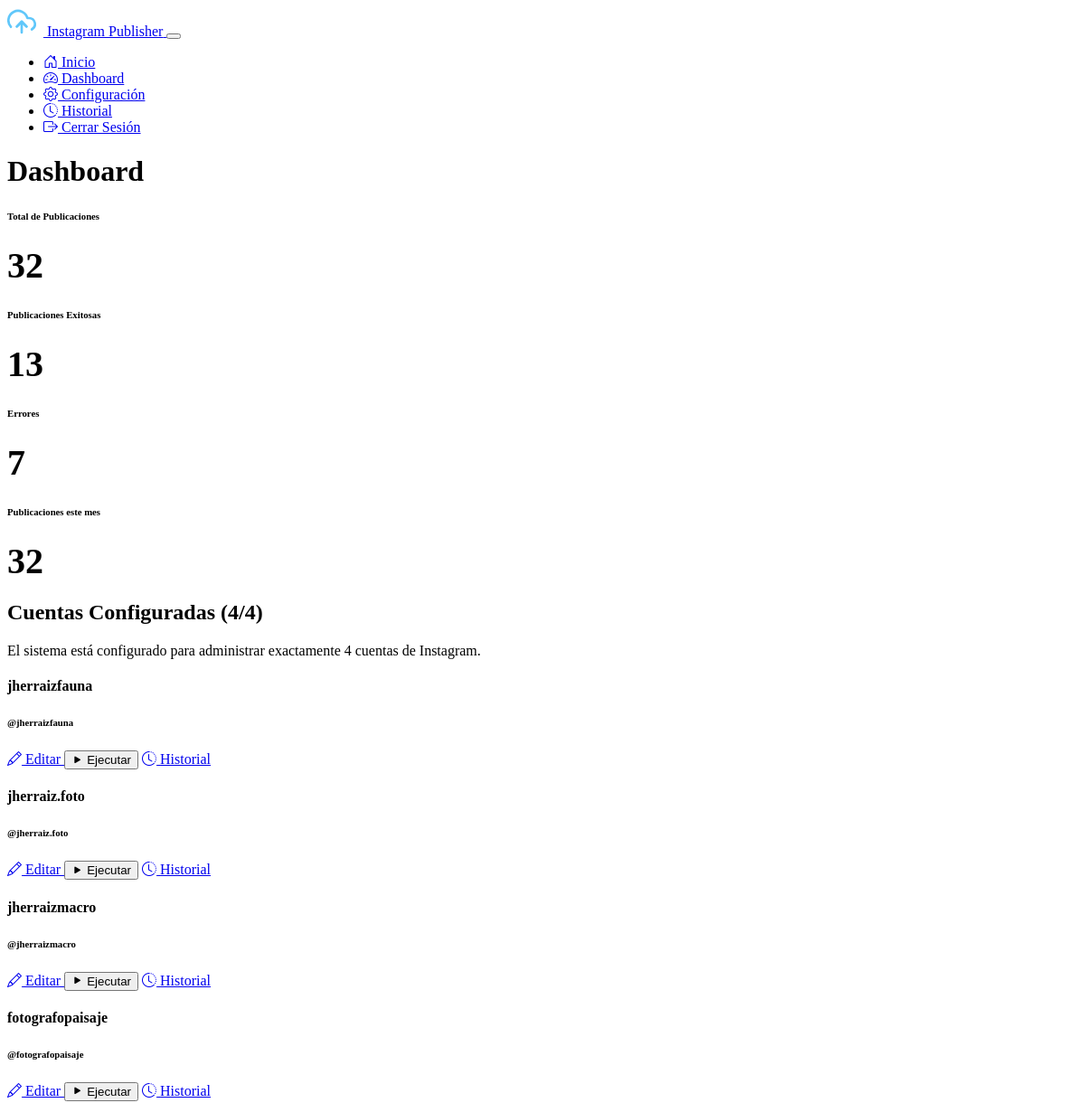
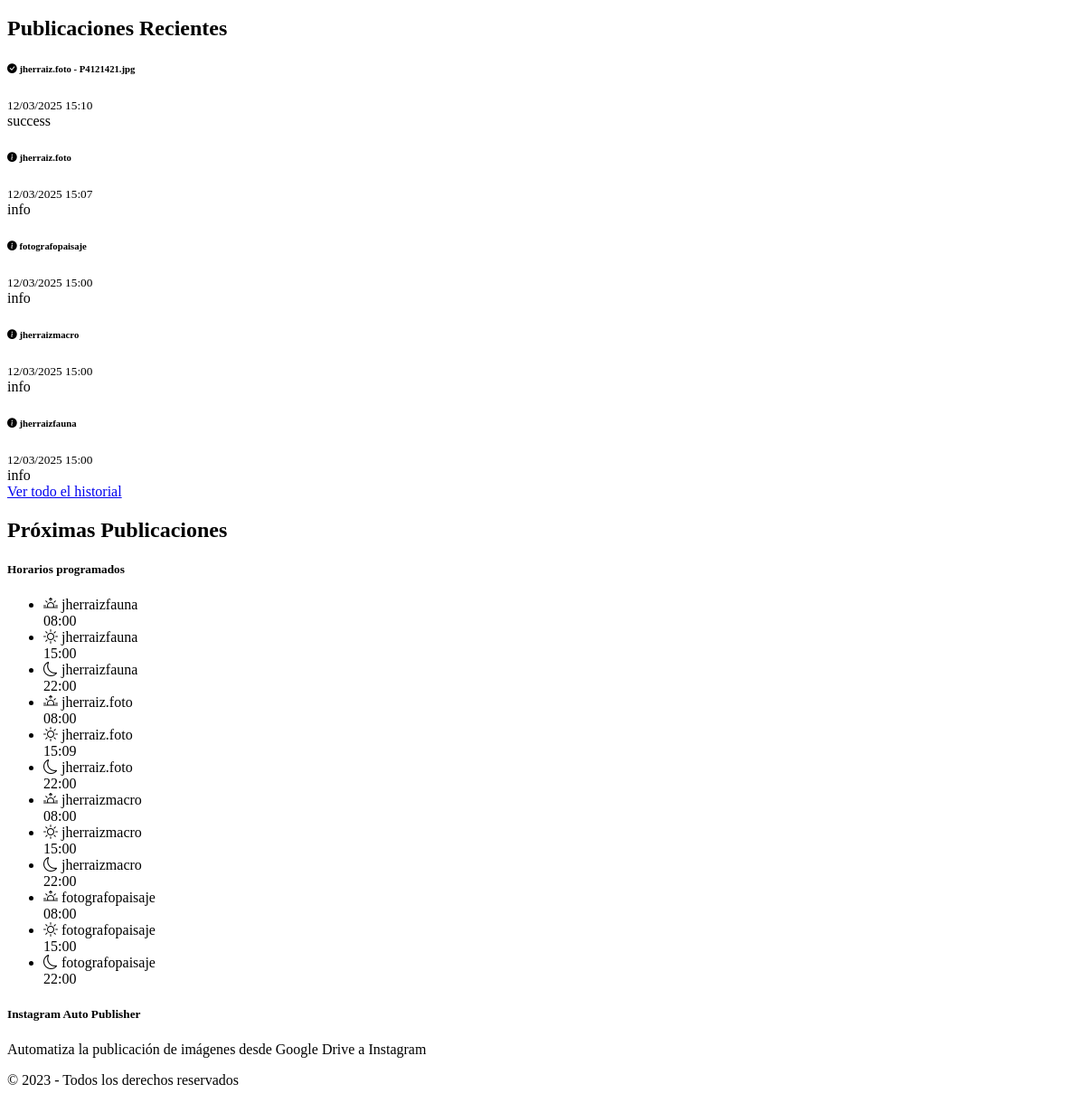
The page /dashboard (signed in) on the database its author committed (2 pictures, top to bottom).
### models.py (models this page shows)
class Account(db.Model):
    id = db.Column(db.Integer, primary_key=True)
    name = db.Column(db.String(100), nullable=False)
    instagram_username = db.Column(db.String(100), nullable=False)
    instagram_password = db.Column(db.String(100), nullable=False)
    google_credentials = db.Column(db.Text)
    folder_id = db.Column(db.String(100))
    gemini_api_key = db.Column(db.String(100))
    created_at = db.Column(db.DateTime, default=datetime.utcnow)
    updated_at = db.Column(db.DateTime, default=datetime.utcnow, onupdate=datetime.utcnow)
    publications = db.relationship('PublicationHistory', backref='account', lazy=True)
    gemini_prompt = db.Column(db.Text, default="Describe la imagen que te envío con un texto continuo ideal para un pie de foto en Instagram. Identifica la especie del ave y proporciona detalles sobre su aspecto, hábitat y distribución, manteniendo un tono natural, atractivo y animado. Incluye emojis y hashtags adecuados para resaltar la belleza de la naturaleza y la fotografía de aves. Con enfoque en la fotografía. Responde únicamente con el texto solicitado, sin añadir introducciones ni comentarios adicionales.")
    morning_post = db.Column(db.Boolean, default=True)
    morning_time = db.Column(db.String(5), default="08:00")
    afternoon_post = db.Column(db.Boolean, default=True)
    afternoon_time = db.Column(db.String(5), default="15:00")
    evening_post = db.Column(db.Boolean, default=True)
    evening_time = db.Column(db.String(5), default="22:00")

class PublicationHistory(db.Model):
    id = db.Column(db.Integer, primary_key=True)
    account_id = db.Column(db.Integer, db.ForeignKey('account.id'), nullable=False)
    timestamp = db.Column(db.DateTime, default=datetime.utcnow)
    status = db.Column(db.String(20))
    details = db.Column(db.Text)
    image_name = db.Column(db.String(255), nullable=True)

### app.py (the view)
@app.route('/dashboard')
@login_required
def dashboard():
    accounts = Account.query.all()
    total_posts = PublicationHistory.query.count()
    success_posts = PublicationHistory.query.filter_by(status='success').count()
    error_posts = PublicationHistory.query.filter_by(status='error').count()
    recent_publications = PublicationHistory.query.order_by(PublicationHistory.timestamp.desc()).limit(5).all()
    current_month = datetime.now().month
    current_year = datetime.now().year
    monthly_posts = PublicationHistory.query.filter(
        (db.extract('month', PublicationHistory.timestamp) == current_month) &
        (db.extract('year', PublicationHistory.timestamp) == current_year)
    ).count()
    has_schedules = False
    scheduled_tasks = []
    for account in accounts:
        if account.morning_post and account.morning_time:
            has_schedules = True
            scheduled_tasks.append(f"Cuenta {account.name}: Mañana a las {account.morning_time}")
        if account.afternoon_post and account.afternoon_time:
            has_schedules = True
            scheduled_tasks.append(f"Cuenta {account.name}: Tarde a las {account.afternoon_time}")
        if account.evening_post and account.evening_time:
            has_schedules = True
            scheduled_tasks.append(f"Cuenta {account.name}: Noche a las {account.evening_time}")
    scheduler_status = "activo" if has_schedules else "sin tareas programadas"
    logging.info(f"Estado del planificador: {scheduler_status}")
    if has_schedules:
        logging.info(f"Tareas programadas ({len(scheduled_tasks)}):")
        for task in scheduled_tasks:
            logging.info(f"  - {task}")
    return render_template('dashboard.html',
                           accounts=accounts,
                           total_posts=total_posts,
                           success_posts=success_posts,
                           error_posts=error_posts,
                           recent_publications=recent_publications,
                           monthly_posts=monthly_posts,
                           scheduler_status=scheduler_status)

### app.py (called while the page is built)
@login_manager.user_loader
def load_user(user_id):
    return User.query.get(int(user_id))

### templates/dashboard.html (shortened to what this page needs)
{% extends 'base.html' %}
{% block content %}
<div class="container">
    <h1 class="mb-4">Dashboard</h1>
    <div class="row g-4 mb-5">
        <div class="col-md-3">
            <div class="card h-100 bg-primary bg-opacity-10 border-primary">
                <div class="card-body text-center p-4">
                    <h6 class="text-muted mb-3">Total de Publicaciones</h6>
                    <div class="dashboard-number">{{ total_posts }}</div>
                </div>
            </div>
        </div>
        <div class="col-md-3">
            <div class="card h-100 bg-success bg-opacity-10 border-success">
                <div class="card-body text-center p-4">
                    <h6 class="text-muted mb-3">Publicaciones Exitosas</h6>
                    <div class="dashboard-number text-success">{{ success_posts }}</div>
                </div>
            </div>
        </div>
        <div class="col-md-3">
            <div class="card h-100 bg-danger bg-opacity-10 border-danger">
                <div class="card-body text-center p-4">
                    <h6 class="text-muted mb-3">Errores</h6>
                    <div class="dashboard-number text-danger">{{ error_posts }}</div>
                </div>
            </div>
        </div>
        <div class="col-md-3">
            <div class="card h-100 bg-info bg-opacity-10 border-info">
                <div class="card-body text-center p-4">
                    <h6 class="text-muted mb-3">Publicaciones este mes</h6>
                    <div class="dashboard-number text-info">{{ monthly_posts }}</div>
                </div>
            </div>
        </div>
    </div>
    <h2 class="mb-3">Cuentas Configuradas ({{ accounts|length }}/4)</h2>
    <p class="text-muted mb-3">El sistema está configurado para administrar exactamente 4 cuentas de Instagram{% if accounts|length < 4 %}, puedes crear {{ 4 - accounts|length }} más{% endif %}.</p>
    <div class="row g-4 mb-5">
        {% for account in accounts %}
        <div class="col-lg-4 col-md-6">
            <div class="card h-100 account-card">
                <div class="card-body">
                    <h4 class="card-title">{{ account.name }}</h4>
                    <h6 class="card-subtitle mb-2 text-muted">@{{ account.instagram_username }}</h6>
                    <div class="d-flex mt-3">
                        <a href="{{ url_for('edit_account', account_id=account.id) }}" class="btn btn-sm btn-outline-primary me-2">
                            <i class="bi bi-pencil"></i> Editar
                        </a>
                        <button type="button" class="btn btn-sm btn-outline-success me-2 run-script" data-account-id="{{ account.id }}">
                            <span class="button-text"><i class="bi bi-play-fill"></i> Ejecutar</span>
                        </button>
                        <a href="{{ url_for('history', account_id=account.id) }}" class="btn btn-sm btn-outline-secondary">
                            <i class="bi bi-clock-history"></i> Historial
                        </a>
                    </div>
                </div>
            </div>
        </div>
        {% endfor %}
    </div>
    <div class="row mb-5">
        <div class="col-md-8">
            <h2 class="mb-3">Publicaciones Recientes</h2>
            {% if recent_publications %}
            <div class="card">
                <div class="card-body p-0">
                    <div class="list-group list-group-flush">
                        {% for pub in recent_publications %}
                        <div class="list-group-item">
                            <div class="d-flex justify-content-between align-items-center">
                                <div>
                                    <h6 class="mb-1">
                                        {% if pub.status == 'success' %}
                                        <i class="bi bi-check-circle-fill text-success"></i>
                                        {% elif pub.status == 'error' %}
                                        <i class="bi bi-x-circle-fill text-danger"></i>
                                        {% else %}
                                        <i class="bi bi-info-circle-fill text-info"></i>
                                        {% endif %}
                                        {{ pub.account.name }}
                                        {% if pub.image_name %}
                                        - {{ pub.image_name }}
                                        {% endif %}
                                    </h6>
                                    <small class="text-muted">{{ pub.timestamp.strftime('%d/%m/%Y %H:%M') }}</small>
                                </div>
                                <span class="badge {% if pub.status == 'success' %}bg-success{% elif pub.status == 'error' %}bg-danger{% else %}bg-info{% endif %}">
                                    {{ pub.status }}
                                </span>
                            </div>
                        </div>
                        {% endfor %}
                    </div>
                </div>
                <div class="card-footer text-center">
                    <a href="{{ url_for('history') }}" class="btn btn-sm btn-outline-primary">Ver todo el historial</a>
                </div>
            </div>
            {% else %}
            <div class="alert alert-info">
                <p>No hay publicaciones recientes para mostrar.</p>
            </div>
            {% endif %}
        </div>
        <div class="col-md-4">
            <h2 class="mb-3">Próximas Publicaciones</h2>
            <div class="card">
                <div class="card-body">
                    <h5 class="card-title">Horarios programados</h5>
                    {% set has_schedules = namespace(value=false) %}
                    {% for account in accounts %}
                        {% if account.morning_post or account.afternoon_post or account.evening_post %}
                            {% set has_schedules.value = true %}
                        {% endif %}
                    {% endfor %}
                    {% if has_schedules.value %}
                    <ul class="list-group list-group-flush">
                        {% for account in accounts %}
                            {% if account.morning_post %}
                            <li class="list-group-item d-flex justify-content-between align-items-center">
                                <div>
                                    <i class="bi bi-sunrise text-warning"></i>
                                    {{ account.name }}
                                </div>
                                <span class="badge bg-primary">{{ account.morning_time }}</span>
                            </li>
                            {% endif %}
                            {% if account.afternoon_post %}
                            <li class="list-group-item d-flex justify-content-between align-items-center">
                                <div>
                                    <i class="bi bi-sun text-warning"></i>
                                    {{ account.name }}
                                </div>
                                <span class="badge bg-primary">{{ account.afternoon_time }}</span>
                            </li>
                            {% endif %}
                            {% if account.evening_post %}
                            <li class="list-group-item d-flex justify-content-between align-items-center">
                                <div>
                                    <i class="bi bi-moon text-info"></i>
                                    {{ account.name }}
                                </div>
                                <span class="badge bg-primary">{{ account.evening_time }}</span>
                            </li>
                            {% endif %}
                        {% endfor %}
                    </ul>
                    {% else %}
                    <p class="card-text text-muted">No hay horarios programados.</p>
                    {% endif %}
                </div>
            </div>
        </div>
    </div>
</div>
{% endblock %}

### static/css/custom.css (style rules this page uses)
.account-card { border-left: 4px solid var(--bs-info); transition: all 0.2s ease-in-out; }
.dashboard-number { font-size: 2.5rem; font-weight: bold; }

### rows shown on the page
Account: name "jherraizfauna", instagram_username "jherraizfauna", morning_time "08:00", afternoon_time "15:00", evening_time "22:00"
Account: name "jherraiz.foto", instagram_username "jherraiz.foto", morning_time "08:00", afternoon_time "15:09", evening_time "22:00"
Account: name "jherraizmacro", instagram_username "jherraizmacro", morning_time "08:00", afternoon_time "15:00", evening_time "22:00"
Account: name "fotografopaisaje", instagram_username "fotografopaisaje", morning_time "08:00", afternoon_time "15:00", evening_time "22:00"
PublicationHistory: account.name "jherraiz.foto", image_name "P4121421.jpg", timestamp "12/03/2025 15:10", status "success"
PublicationHistory: account.name "jherraiz.foto", timestamp "12/03/2025 15:07", status "info"
PublicationHistory: account.name "fotografopaisaje", timestamp "12/03/2025 15:00", status "info"
PublicationHistory: account.name "jherraizmacro", timestamp "12/03/2025 15:00", status "info"
PublicationHistory: account.name "jherraizfauna", timestamp "12/03/2025 15:00", status "info"

### other values the page prints
{{ total_posts }} "32"
{{ success_posts }} "13"
{{ error_posts }} "7"
{{ monthly_posts }} "32"
{{ accounts|length }} "4"
